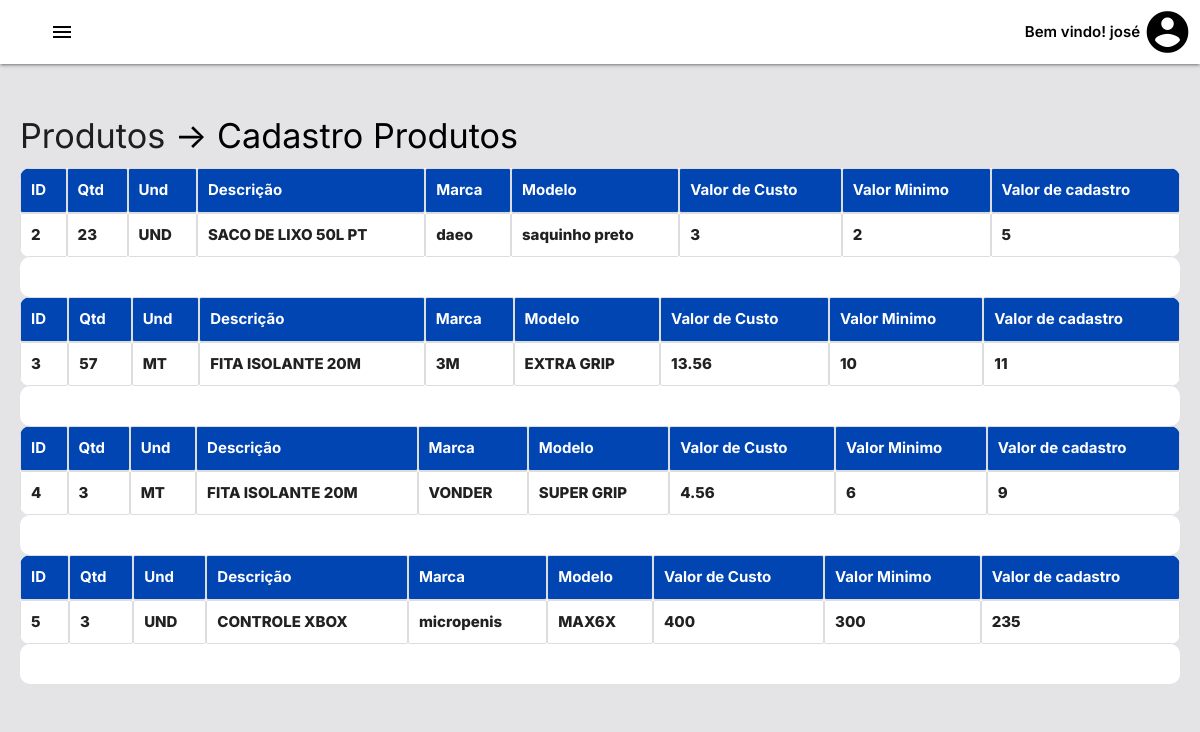
The page /teste/tabelaprodutos.php (signed in) on the database its author committed.
### tables this page shows
CREATE TABLE `produtos` (
  `id_produto` bigint(20) UNSIGNED NOT NULL,
  `qtd_produto` int(11) DEFAULT NULL,
  `und_produto` varchar(255) DEFAULT NULL,
  `desc_produto` varchar(255) DEFAULT NULL,
  `marca_produto` varchar(255) DEFAULT NULL,
  `modelo_produto` varchar(255) DEFAULT NULL,
  `valor_custo_produto` float DEFAULT NULL,
  `valor_minimo_produto` float DEFAULT NULL,
  `valor_cadastro_produto` float DEFAULT NULL
);

### teste/tabelaprodutos.php (the view, shortened to what this page needs)
<!DOCTYPE html>
<html lang="en">
<head>
    <link rel="stylesheet" href="https://cdnjs.cloudflare.com/ajax/libs/materialize/1.0.0/css/materialize.min.css">
    <link rel="stylesheet" href="css/styles.css" />
</head>
<body>
<nav>
    <div class="nav-wrapper white" style="display: flex; align-items: center;">
        <a href="#" id="sidebar-toggle" class="right"><i class="material-icons" style="margin-left: 50px;">menu</i></a>
        <a href="paginaInicialAdmin.php" style="margin-left: auto;"><p class="black-text" style="margin-right: 60px;">Bem vindo! <?php echo $_SESSION['nome'] ?> </p></a>
        <i class="large material-icons brand-logo right" style="font-size: 50px;">account_circle</i>
    </div>
</nav>
<div class="main-content">
    <h4>Produtos <a href="cadastroProdutos.php" class="adiferente">-> Cadastro Produtos</a></h4>
    <section class="usuarios">
        <?php
        $host = "localhost";
        $dbname = "allume";
        $username = "root";
        $password = "";
        $dbcon = mysqli_connect($host, $username, $password, $dbname);
        $query_produtos = "SELECT * FROM produtos";
        $result_produtos = mysqli_query($dbcon, $query_produtos);
        if ($result_produtos) {
                while ($row = mysqli_fetch_assoc($result_produtos)) {
                     $num_rows = mysqli_num_rows($result_produtos);
            if ($num_rows > 0) {
                echo "<table class='funcionarios' id='tabela_usuarios'>";
                echo "<thead>";
                echo "<tr>";
                echo "<th>ID</th>";
                echo "<th>Qtd</th>";
                echo "<th>Und</th>";
                echo "<th>Descrição</th>";
                echo "<th>Marca</th>";
                echo "<th>Modelo</th>";
                echo "<th>Valor de Custo</th>";
                echo "<th>Valor Minimo</th>";
                echo "<th>Valor de cadastro</th>";
                echo "</tr>";
                echo "</thead>";
                echo "<tbody>";
                echo "<tr>";
                    echo "<td onclick=\"enviarFormulario('" . $row['id_produto'] . "')\">" . $row["id_produto"] . "</td>";
                    echo "<td onclick=\"enviarFormulario('" . $row['id_produto'] . "')\">" . $row["qtd_produto"] . "</td>";
                    echo "<td onclick=\"enviarFormulario('" . $row['id_produto'] . "')\">" . $row["und_produto"] . "</td>";
                    echo "<td onclick=\"enviarFormulario('" . $row['id_produto'] . "')\">" . $row["desc_produto"] . "</td>";
                    echo "<td onclick=\"enviarFormulario('" . $row['id_produto'] . "')\">" . $row["marca_produto"] . "</td>";
                    echo "<td onclick=\"enviarFormulario('" . $row['id_produto'] . "')\">" . $row["modelo_produto"] . "</td>";
                    echo "<td onclick=\"enviarFormulario('" . $row['id_produto'] . "')\">" . $row["valor_custo_produto"] . "</td>";
                    echo "<td onclick=\"enviarFormulario('" . $row['id_produto'] . "')\">" . $row["valor_minimo_produto"] . "</td>";
                    echo "<td onclick=\"enviarFormulario('" . $row['id_produto'] . "')\">" . $row["valor_cadastro_produto"] . "</td>";
                    echo "</tr>";
                }
                echo "</tbody>";
                echo "</table>";
                echo "<div class='card-body'>
                <form id='formulario_info_produtos' method='post'>
                    <input type='hidden' id='id_produto' name='id' value='" . $row['id_produto'] . "'>
                </form>
            </div>";
            }
        } else {
            echo "Erro na consulta: " . mysqli_error($dbcon);
        }
        ?>
    </section>
</div>
</body>
</html>

### teste/css/styles.css (style rules this page uses)
body { font-family: "Inter", sans-serif !important; font-optical-sizing: auto !important; font-weight: 600 !important; font-style: normal !important; background-color: #e4e4e7 !important; margin: 0; padding: 0; }
.brand-logo { color: black; display: flex; }
nav .brand-logo { color:black; }
form { padding:20px; background-color:#ffffff; border-radius: 10px; }
#sidebar-toggle i { color: black; }
.main-content { padding: 20px; transition: margin-left 0.3s ease; background-color: #e4e4e7; margin-top: 10px; }
.brand-logo { display: flex; justify-content: flex-star; }
table { background-color: #fff; width: 100%; }
.funcionarios { width: 100%; border-collapse: separate; border-spacing: 0; border-radius: 10px; overflow: hidden; }
.funcionarios th, .funcionarios td { border: 1px solid #dddddd; padding: 10px; }
.funcionarios th { background-color: rgb(1, 69, 179); color: white; font-weight: bold; text-align: left; }

### teste/tabelaprodutos.php (style rules this page uses)
table { font-weight: 800 !important; }
table { width: 100%; }
.brand-logo { color: black; display: flex; }
nav .brand-logo { color:black; }
.adiferente { color: black; text-decoration: none; }

### rows shown on the page
produtos: id_produto "2", qtd_produto "23", und_produto "UND", desc_produto "SACO DE LIXO 50L PT", marca_produto "daeo", modelo_produto "saquinho preto", valor_custo_produto "3", valor_minimo_produto "2", valor_cadastro_produto "5"
produtos: id_produto "3", qtd_produto "57", und_produto "MT", desc_produto "FITA ISOLANTE 20M", marca_produto "3M", modelo_produto "EXTRA GRIP", valor_custo_produto "13.56", valor_minimo_produto "10", valor_cadastro_produto "11"
produtos: id_produto "4", qtd_produto "3", und_produto "MT", desc_produto "FITA ISOLANTE 20M", marca_produto "VONDER", modelo_produto "SUPER GRIP", valor_custo_produto "4.56", valor_minimo_produto "6", valor_cadastro_produto "9"
produtos: id_produto "5", qtd_produto "3", und_produto "UND", desc_produto "CONTROLE XBOX", marca_produto "micropenis", modelo_produto "MAX6X", valor_custo_produto "400", valor_minimo_produto "300", valor_cadastro_produto "235"

### other values the page prints
$_SESSION['nome'] "josé"
